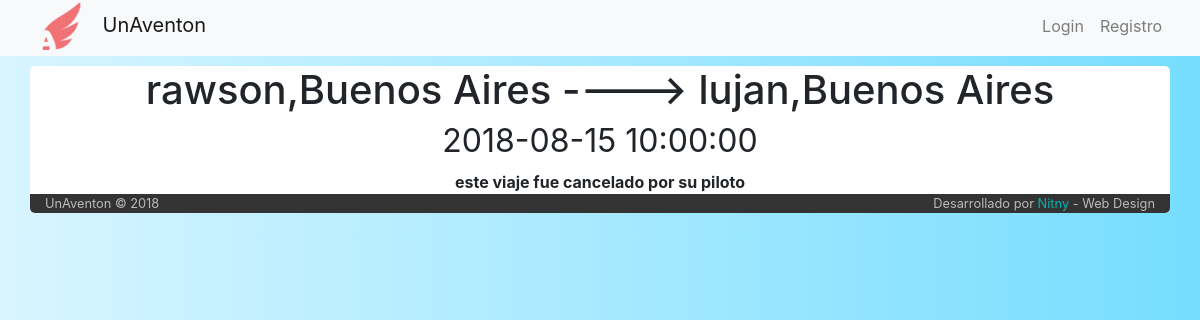
/viaje/2/rawson,Buenos Aires-lujan,Buenos Aires, run on an earlier commit of the app's database.
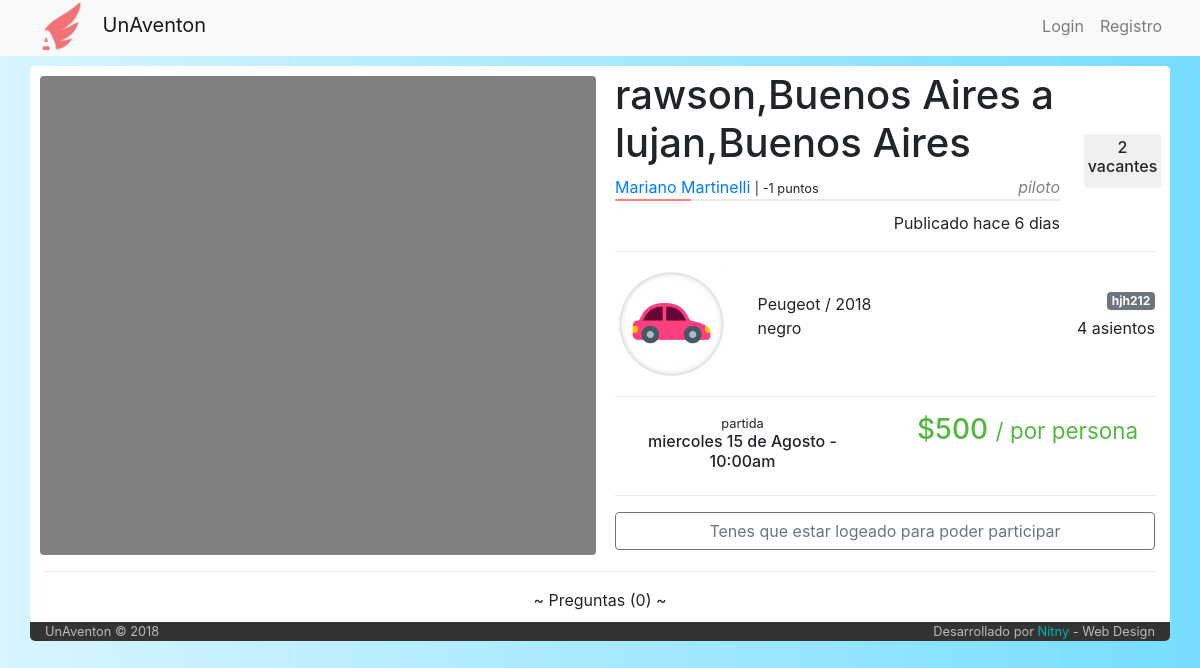
And on a later commit of the database.
### tables this page shows
CREATE TABLE `viaje` (
  `idViaje` int(6) NOT NULL,
  `idPiloto` int(6) NOT NULL,
  `idVehiculo` int(6) NOT NULL,
  `fecha_publicacion` datetime NOT NULL,
  `fecha_partida` datetime NOT NULL,
  `tiempo_estimado` int(11) NOT NULL DEFAULT '30',
  `origen` varchar(60) NOT NULL,
  `destino` varchar(60) NOT NULL,
  `asientos_disponibles` int(2) NOT NULL,
  `costo` int(7) NOT NULL,
  `estado` int(1) NOT NULL DEFAULT '1',
  `tipo` varchar(50) NOT NULL DEFAULT 'unico'
);

CREATE TABLE `usuario` (
  `idUser` int(6) NOT NULL,
  `email` varchar(50) NOT NULL,
  `clave` varchar(50) NOT NULL,
  `nombre` varchar(50) NOT NULL,
  `apellido` varchar(50) NOT NULL,
  `admin` int(1) NOT NULL DEFAULT '0',
  `estadoUsuario` int(11) NOT NULL DEFAULT '1',
  `recuperarPassword` int(1) NOT NULL DEFAULT '0'
);

CREATE TABLE `tipo_vehiculo` (
  `idTipo` int(1) NOT NULL,
  `icono` varchar(140) DEFAULT NULL,
  `tipo` varchar(11) NOT NULL
);

CREATE TABLE `vehiculo` (
  `idVehiculo` int(6) NOT NULL,
  `idPropietario` int(6) NOT NULL,
  `cant_asientos` int(2) NOT NULL,
  `modelo` varchar(30) NOT NULL,
  `marca` varchar(30) NOT NULL,
  `color` varchar(20) NOT NULL,
  `patente` varchar(10) NOT NULL COMMENT 'puede ser patente extrangera',
  `tipo` int(1) DEFAULT NULL,
  `eliminado` tinyint(1) NOT NULL DEFAULT '0'
);

### index.php (called while the page is built, shortened)
<?php
	include ('core/helpers.php');
	include ('php/inicio_body.php');
	$router = new Router;
	$vars = $router->get_variables();
	render($vars);
	include ('php/cierre_body.php');

### controller/viaje.php (the view, shortened to what this page needs)
<?php
	function render($vars = [])
	{
    include('php/conexion.php');
    $viaje=mysqli_query($conexion,"SELECT *
                                   from viaje
                                   inner join vehiculo on viaje.idVehiculo=vehiculo.idVehiculo
                                   inner join tipo_vehiculo on vehiculo.tipo=tipo_vehiculo.idTipo
                                   inner join usuario on viaje.idPiloto=usuario.idUser
                                   where idViaje = '$vars[0]'")
                                   or die ("problemas con el select de viaje".mysqli_error($conexion));
    $viaje=mysqli_fetch_array($viaje);
		if ($viaje['estado'] !=1 ){
			?>
				<center>
				<h1><?php echo $viaje['origen']; ?> ----> <?php echo $viaje['destino']; ?><br>
				<small><?php echo $viaje['fecha_partida']; ?></small></h1>
				</center>
			<?php
		}
		if ($viaje['estado'] == 2){
			echo "<center> <b> este viaje fue cancelado por su piloto </b> </center>";
		}
		elseif ($viaje['estado'] == 3){
			echo "<center> <b> este viaje ya termino </b> </center>";
		}
		else{
		$contador_participaciones=mysqli_query($conexion,"SELECT *
																										from participacion
																										where estado=2 and idViaje=$viaje[idViaje]")
																										or die ("problemas en el contador de asientos disponibles");
		$contador_participaciones = $viaje['asientos_disponibles'] - mysqli_num_rows($contador_participaciones);
    ?>
    <div class="row" style="padding: 5px 0px;">
      <div class="col-md-6" style="">
		<div id="map" style="border-radius: 4px; margin-top: 5px; margin-left: -5px"></div>
      </div>
      <div class="col-md-6">
				<div class="row" style="min-height: 130px">
					<div class="col-md-10 col-sm-12">
						<h1><?php echo $viaje['origen'] ?> a <?php echo $viaje['destino']; ?></h1>
						<?php
							if((isset($_SESSION['userId'])) and ($viaje['idPiloto'] == $_SESSION['userId']))
							{
								include 'php/modificar_viaje_vista.php';
								echo '<a href="" data-toggle="modal" data-target="#ModViaje">Modificar el Viaje</a>';
							}
							else{
								echo '<a href="/usuario/'.$viaje['idPiloto'].'"> '.$viaje["nombre"].' '.$viaje["apellido"].'</a> <small>| '.calificacion($viaje['idPiloto']).' puntos</small> <i style="color: grey" class="float-right">piloto</i>';
								$calificaciones = calificacion_grafica_simple($viaje['idPiloto']);
								echo "<div class='progress' style='height: 2px; width: 100%; margin-bottom: 10px'>
												<div class='progress-bar bg-success' role='progressbar' style='width: ".$calificaciones['porcentaje_pos']."%;' aria-valuenow='25' aria-valuemin='0' aria-valuemax='100'></div>
												<div class='progress-bar bg-warning' role='progressbar' style='width: ".$calificaciones['porcentaje_neu']."%; background-color: #ffd000!important' aria-valuenow='25' aria-valuemin='0' aria-valuemax='100'></div>
												<div class='progress-bar bg-danger' role='progressbar' style='width: ".$calificaciones['porcentaje_neg']."%; background-color: #ff8080!important' aria-valuenow='25' aria-valuemin='0' aria-valuemax='100'></div>
											</div>";
							}
						?>
						<span class="float-right" title="<?php echo $viaje['fecha_publicacion'] ?>">Publicado <?php echo dias_transcurridos($viaje['fecha_publicacion'],'publicacion');?>
						</span>
					</div>
					<div class="col-md-2">
						<div class="contenedorUno centrado" style="border: 1px solid #fff; border-radius: 4px; padding: 4px 4px; background-color: #f0f0f0; margin-top: 8px">
							<h6 class="" style="text-align:center"><?php if($contador_participaciones>0){echo $contador_participaciones;}else{echo "sin";}; ?><br>vacantes</h6>
						</div>
					</div>
				</div>
        <hr>
        <div class="row">
          <div class="col-md-3">
            <img src="<?php echo $viaje['icono']; ?>" alt="" class="img-fluid">
          </div>
          <div class="col-md-9">
            <br>
            <span><?php echo $viaje['marca']." / ".$viaje['modelo'] ?></span> <span class="badge badge-secondary float-right"><?php echo $viaje['patente'] ?></span> <br>
            <span><?php echo $viaje['color'] ?></span> <span class="float-right"><?php echo $viaje['cant_asientos'] ?> asientos</span>
          </div>
        </div>
        <hr>
				<div class="row">
					<div class="col-md-6">
									<h6 class="" style="text-align: center">
											<small>partida</small> <br>
											<?php echo date_toString($viaje['fecha_partida'],"n");?>
									</h6>
					</div>
					<div class="col-md-6">
						<h3 style="text-align: center; color: #53b842">$<?php echo round($viaje['costo']/($viaje['asientos_disponibles']+1)); ?> <small> / por persona</small></h3>
					</div>
				</div>
				<hr>
				<form action="/viaje/<?php echo "$vars[0]/$vars[1]" ?>" method="post">
				<?php
				if (!isset($_SESSION['userId'])) {
					echo '<a class="btn btn-outline-secondary" href="../../login" style="width:100%">Tenes que estar logeado para poder participar</a>';
			}
			?>
      </div>
    </div>
		<hr>
		<div class="row">
			<?php
			$preguntas = mysqli_query($conexion,"SELECT *
																						from pregunta
																						inner join usuario on pregunta.idPreguntante=usuario.idUser
																						where idViaje = '$viaje[idViaje]' order by fecha DESC");
			 ?>
			<div class="col-md-12" style="padding: 0px 13px">
				<center><span id="botonPreguntas" style="cursor: pointer"> ~ Preguntas <span id="detallePreguntas">(<?php echo mysqli_num_rows($preguntas); ?>)</span> ~ </span></center>
			</div>
		</div>
		<div class="row" style="height: 10px">
		</div>
    <?php
		}
  }

### php/inicio_body.php (shortened to what this page needs)
<!DOCTYPE html>
<html>
  <head>
    <link rel="stylesheet" href="https://maxcdn.bootstrapcdn.com/bootstrap/4.0.0/css/bootstrap.min.css">
    <link rel="stylesheet" href="/js/Malihu/jquery.mCustomScrollbar.css" />
    <link rel="stylesheet" type="text/css" href="/css/estilo-listado-vehiculos.css">
    <link rel="stylesheet" href="/css/stylo.css">
  </head>
  <body>
    <?php
      include('php/navbar.php');
    ?>
    <div class="container" id="container" style="border-radius: 5px; box-shadow: 0 0 0 #fff; margin-top: 10px;">

### php/navbar.php (shortened to what this page needs)
<nav class="navbar navbar-expand-lg navbar-light bg-light">
  <div class="container" style="background-color:rgba(0, 0, 0, 0.0); margin-top: -3px; padding: 0 0; box-shadow: 0 0 0 #fff">
  <ul class="nav navbar-nav navbar-logo mx-auto">
      <li class="nav-item">
        <img src="/img/logo.png" alt="logo" style="width: 60px; margin-right: 8px; margin-top: -10px; margin-bottom: -10px">
        <a class="navbar-brand" href="/" style="margin-top: 0px; margin-bottom: -40px;">UnAventon</a>
      </li>
    </ul>
  <div class="collapse navbar-collapse" id="navbarSupportedContent">
      <?php
      if(isset($_SESSION['nombre'])){
        ?>
        <ul class='navbar-nav float-right'>
            <li class="nav-item dropdown">
                <a class="nav-link dropdown-toggle" href="#" id="navbarDropdown" role="button" data-toggle="dropdown" aria-haspopup="true" aria-expanded="false">
                  <?php echo $_SESSION['nombre']." ".$_SESSION['apellido']; ?>
                </a>
                <div class="dropdown-menu" aria-labelledby="navbarDropdown">
                <?php
                  if($_SESSION['admin'] != 1)
                  {
                    echo '<a class="dropdown-item" href="/perfil">Mi perfil</a>';
                  }
                ?>
                  <a class="dropdown-item" href="/logout">Cerrar sesion</a>
                </div>
            </li>
        </ul>
        <?php
      }
      else {
        echo "<ul class='navbar-nav float-right'>
                <li class='nav-item float-right'>
                  <a class='nav-link' href='/login'>Login</a>
                </li>
                  <a class='nav-link' href='/registro'>Registro</a>
              </ul>";
      }
      ?>
  </div>
</div>
</nav>

### php/cierre_body.php (shortened to what this page needs)
<div class="row" style="background-color: #333; color: #bbb; border-bottom-left-radius: 5px; border-bottom-right-radius: 5px; ">
  <div class="col-md-12">
    <small class="float-left">UnAventon © 2018</small>
    <small class="float-right">Desarrollado por <span style="color:#00b3b3">Nitny</span> - Web Design</small>
  </div>
</div>
</div>
<br>
</body>
</html>

### core/helpers.php (shortened to what this page needs)
<?php
function dias_transcurridos($fecha_alta, $string)
{
 $fecha_alta = date_create($fecha_alta);
 $fecha_actual   = date_create(date("d.m.Y"));
 $diferencia     = date_diff($fecha_alta, $fecha_actual);
 $dif     = $diferencia->format('%a');
 if ($dif == 0){
   return 'hoy';
}
 else if ($dif == 1){
   return 'ayer';
 }
 else {
   return 'hace '.$dif." dias";
 }
}
function calificacion($idUser){
  include('php/conexion.php');
  $calificaciones=mysqli_query($conexion,"SELECT SUM(calificacion) as calificacion_final
                                          from calificacion
                                          where calificacion.idCalificado='$idUser' AND calificacion.calificacion IS NOT NULL")
                                          or die ("error calculo calificacion");
  return(mysqli_fetch_array($calificaciones)['calificacion_final']+0);
}
function calificacion_grafica_simple($idUser){
  include('php/conexion.php');
  $calificaciones_totales=mysqli_query($conexion,"SELECT count(*) as contador
                                                    from calificacion
                                                    where idCalificado='$idUser'")
                                                    or die ("problemas en el contador de calificaciones totales");
  $calificaciones_totales=mysqli_fetch_array($calificaciones_totales)['contador'];
  $calificaciones_positivas=mysqli_query($conexion,"SELECT count(*) as contador
                                                    from calificacion
                                                    where idCalificado='$idUser' and calificacion > 0")
                                                    or die ("problemas en el contador de calificaciones positivas");
  $calificaciones_positivas=mysqli_fetch_array($calificaciones_positivas)['contador'];
  $calificaciones_neutras=mysqli_query($conexion,"SELECT count(*) as contador
                                                    from calificacion
                                                    where idCalificado='$idUser' and calificacion = 0")
                                                    or die ("problemas en el contador de calificaciones neutras");
  $calificaciones_neutras=mysqli_fetch_array($calificaciones_neutras)['contador'];
  $calificaciones_negativas=mysqli_query($conexion,"SELECT count(*) as contador
                                                    from calificacion
                                                    where idCalificado='$idUser' and calificacion < 0")
                                                    or die ("problemas en el contador de calificaciones negativas");
  $calificaciones_negativas=mysqli_fetch_array($calificaciones_negativas)['contador'];
  if ($calificaciones_positivas > 0) {
    $porcentaje_pos=round(($calificaciones_positivas/$calificaciones_totales)*100);
  }
  else {
    $porcentaje_pos=0;
  }
  if ($calificaciones_neutras > 0) {
    $porcentaje_neu=round(($calificaciones_neutras/$calificaciones_totales)*100);
  }
  else {
    $porcentaje_neu=0;
  }
  if ($calificaciones_negativas > 0) {
    $porcentaje_neg=round(($calificaciones_negativas/$calificaciones_totales)*100);
  }
  else {
    $porcentaje_neg=0;
  }
  $calificacion_ple = array(
    "contador_total" => $calificaciones_totales,
    "positivas" => $calificaciones_positivas,
    "neutras" => $calificaciones_neutras,
    "negativas" => $calificaciones_negativas,
    "porcentaje_pos" => $porcentaje_pos,
    "porcentaje_neu" => $porcentaje_neu,
    "porcentaje_neg" => $porcentaje_neg,
  );
  return $calificacion_ple;
}
function date_toString($fecha,$opc){
  $dias = array("...","lunes","martes","miercoles","jueves","viernes","sábado","domingo");
  $meses = array("Enero","Febrero","Marzo","Abril","Mayo","Junio","Julio","Agosto","Septiembre","Octubre","Noviembre","Diciembre");
  $date = date_create($fecha);
  $string = $dias[date_format($date, 'N')]." ".date_format($date, 'd')." de ".$meses[date_format($date, 'm')-1] ;
  if ($opc =="br"){
    $string .= "<br>";
  }
  else{
    $string .= " - ";
  }
  $string .= date_format($date, 'G:ia');
  return $string;
}

### css/stylo.css (style rules this page uses)
body { background-color: grey; }
.centrado { position: absolute; display: block; top: 50%; left: 50%; transform: translate(-50%, -50%); -webkit-transform: translate(-50%, -50%); }

### php/inicio_body.php (style rules this page uses)
body { background-color: #fff; background: linear-gradient(-90deg, #76ddff, #d8f5ff); }

### controller/viaje.php (style rules this page uses)
#map { width: 103%; height: 100%; background-color: grey; }

What changed in the data, as far as the page shows it:
changed viaje "rawson,Buenos Aires": estado 2 → 1 (drawn); usuario.nombre (not shown) → "Mariano"; usuario.apellido (not shown) → "Martinelli"; fecha_publicacion (not shown) → "hace 6 dias"; asientos_disponibles (not shown) → "2"; tipo_vehiculo.icono: picture added; idVehiculo.marca (not shown) → "Peugeot"; idVehiculo.modelo (not shown) → "2018"; idVehiculo.patente (not shown) → "hjh212"; idVehiculo.color (not shown) → "negro"; idVehiculo.cant_asientos (not shown) → "4"; $viaje['costo']/($viaje['asientos_disponibles']+1) (not shown) → "500"; fecha_partida "2018-08-15 10:00:00" → "miercoles 15 de Agosto 10:00am"
Also different on the page:
calificacion($viaje['idPiloto']): (not shown) → "-1"
mysqli_num_rows($preguntas): (not shown) → "0"
text no longer shown: "----> este viaje fue cancelado por su piloto"
text now shown: "a | puntos piloto Publicado vacantes / asientos partida - $ / por persona Tenes que estar logeado para poder participar ~ Preguntas ( ) ~"
